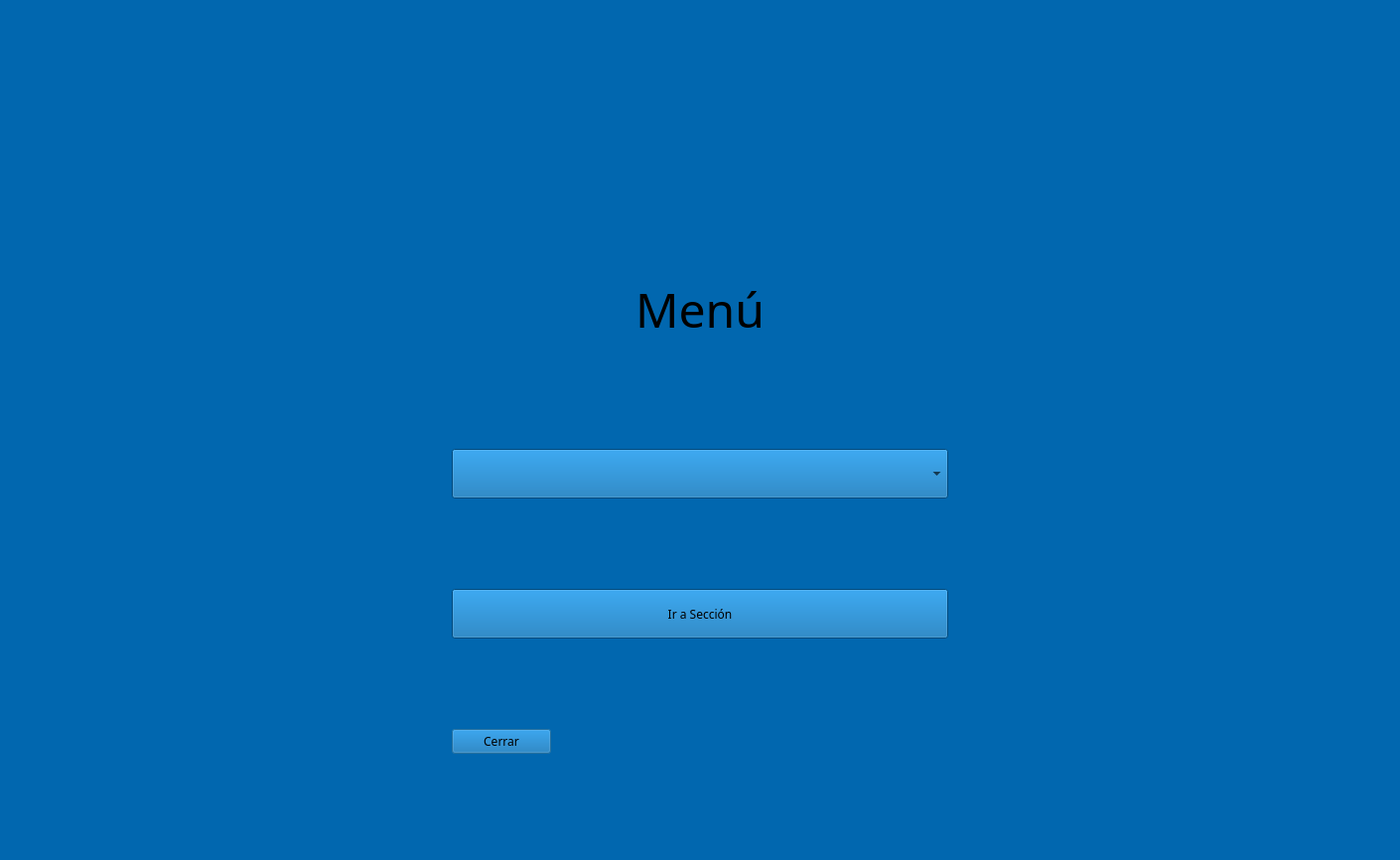
<?xml version="1.0" encoding="UTF-8"?>
<ui version="4.0">
 <class>Dialog</class>
 <widget class="QDialog" name="Dialog">
  <property name="geometry">
   <rect>
    <x>0</x>
    <y>0</y>
    <width>1410</width>
    <height>866</height>
   </rect>
  </property>
  <property name="palette">
   <palette>
    <active>
     <colorrole role="WindowText">
      <brush brushstyle="SolidPattern">
       <color alpha="255">
        <red>0</red>
        <green>0</green>
        <blue>0</blue>
       </color>
      </brush>
     </colorrole>
     <colorrole role="Button">
      <brush brushstyle="SolidPattern">
       <color alpha="255">
        <red>1</red>
        <green>103</green>
        <blue>175</blue>
       </color>
      </brush>
     </colorrole>
     <colorrole role="Light">
      <brush brushstyle="SolidPattern">
       <color alpha="255">
        <red>8</red>
        <green>153</green>
        <blue>255</blue>
       </color>
      </brush>
     </colorrole>
     <colorrole role="Midlight">
      <brush brushstyle="SolidPattern">
       <color alpha="255">
        <red>4</red>
        <green>128</green>
        <blue>215</blue>
       </color>
      </brush>
     </colorrole>
     <colorrole role="Dark">
      <brush brushstyle="SolidPattern">
       <color alpha="255">
        <red>0</red>
        <green>51</green>
        <blue>87</blue>
       </color>
      </brush>
     </colorrole>
     <colorrole role="Mid">
      <brush brushstyle="SolidPattern">
       <color alpha="255">
        <red>0</red>
        <green>68</green>
        <blue>117</blue>
       </color>
      </brush>
     </colorrole>
     <colorrole role="Text">
      <brush brushstyle="SolidPattern">
       <color alpha="255">
        <red>0</red>
        <green>0</green>
        <blue>0</blue>
       </color>
      </brush>
     </colorrole>
     <colorrole role="BrightText">
      <brush brushstyle="SolidPattern">
       <color alpha="255">
        <red>255</red>
        <green>255</green>
        <blue>255</blue>
       </color>
      </brush>
     </colorrole>
     <colorrole role="ButtonText">
      <brush brushstyle="SolidPattern">
       <color alpha="255">
        <red>0</red>
        <green>0</green>
        <blue>0</blue>
       </color>
      </brush>
     </colorrole>
     <colorrole role="Base">
      <brush brushstyle="SolidPattern">
       <color alpha="255">
        <red>255</red>
        <green>255</green>
        <blue>255</blue>
       </color>
      </brush>
     </colorrole>
     <colorrole role="Window">
      <brush brushstyle="SolidPattern">
       <color alpha="255">
        <red>1</red>
        <green>103</green>
        <blue>175</blue>
       </color>
      </brush>
     </colorrole>
     <colorrole role="Shadow">
      <brush brushstyle="SolidPattern">
       <color alpha="255">
        <red>0</red>
        <green>0</green>
        <blue>0</blue>
       </color>
      </brush>
     </colorrole>
     <colorrole role="AlternateBase">
      <brush brushstyle="SolidPattern">
       <color alpha="255">
        <red>128</red>
        <green>179</green>
        <blue>215</blue>
       </color>
      </brush>
     </colorrole>
     <colorrole role="ToolTipBase">
      <brush brushstyle="SolidPattern">
       <color alpha="255">
        <red>255</red>
        <green>255</green>
        <blue>220</blue>
       </color>
      </brush>
     </colorrole>
     <colorrole role="ToolTipText">
      <brush brushstyle="SolidPattern">
       <color alpha="255">
        <red>0</red>
        <green>0</green>
        <blue>0</blue>
       </color>
      </brush>
     </colorrole>
     <colorrole role="PlaceholderText">
      <brush brushstyle="SolidPattern">
       <color alpha="128">
        <red>0</red>
        <green>0</green>
        <blue>0</blue>
       </color>
      </brush>
     </colorrole>
    </active>
    <inactive>
     <colorrole role="WindowText">
      <brush brushstyle="SolidPattern">
       <color alpha="255">
        <red>0</red>
        <green>0</green>
        <blue>0</blue>
       </color>
      </brush>
     </colorrole>
     <colorrole role="Button">
      <brush brushstyle="SolidPattern">
       <color alpha="255">
        <red>1</red>
        <green>103</green>
        <blue>175</blue>
       </color>
      </brush>
     </colorrole>
     <colorrole role="Light">
      <brush brushstyle="SolidPattern">
       <color alpha="255">
        <red>8</red>
        <green>153</green>
        <blue>255</blue>
       </color>
      </brush>
     </colorrole>
     <colorrole role="Midlight">
      <brush brushstyle="SolidPattern">
       <color alpha="255">
        <red>4</red>
        <green>128</green>
        <blue>215</blue>
       </color>
      </brush>
     </colorrole>
     <colorrole role="Dark">
      <brush brushstyle="SolidPattern">
       <color alpha="255">
        <red>0</red>
        <green>51</green>
        <blue>87</blue>
       </color>
      </brush>
     </colorrole>
     <colorrole role="Mid">
      <brush brushstyle="SolidPattern">
       <color alpha="255">
        <red>0</red>
        <green>68</green>
        <blue>117</blue>
       </color>
      </brush>
     </colorrole>
     <colorrole role="Text">
      <brush brushstyle="SolidPattern">
       <color alpha="255">
        <red>0</red>
        <green>0</green>
        <blue>0</blue>
       </color>
      </brush>
     </colorrole>
     <colorrole role="BrightText">
      <brush brushstyle="SolidPattern">
       <color alpha="255">
        <red>255</red>
        <green>255</green>
        <blue>255</blue>
       </color>
      </brush>
     </colorrole>
     <colorrole role="ButtonText">
      <brush brushstyle="SolidPattern">
       <color alpha="255">
        <red>0</red>
        <green>0</green>
        <blue>0</blue>
       </color>
      </brush>
     </colorrole>
     <colorrole role="Base">
      <brush brushstyle="SolidPattern">
       <color alpha="255">
        <red>255</red>
        <green>255</green>
        <blue>255</blue>
       </color>
      </brush>
     </colorrole>
     <colorrole role="Window">
      <brush brushstyle="SolidPattern">
       <color alpha="255">
        <red>1</red>
        <green>103</green>
        <blue>175</blue>
       </color>
      </brush>
     </colorrole>
     <colorrole role="Shadow">
      <brush brushstyle="SolidPattern">
       <color alpha="255">
        <red>0</red>
        <green>0</green>
        <blue>0</blue>
       </color>
      </brush>
     </colorrole>
     <colorrole role="AlternateBase">
      <brush brushstyle="SolidPattern">
       <color alpha="255">
        <red>128</red>
        <green>179</green>
        <blue>215</blue>
       </color>
      </brush>
     </colorrole>
     <colorrole role="ToolTipBase">
      <brush brushstyle="SolidPattern">
       <color alpha="255">
        <red>255</red>
        <green>255</green>
        <blue>220</blue>
       </color>
      </brush>
     </colorrole>
     <colorrole role="ToolTipText">
      <brush brushstyle="SolidPattern">
       <color alpha="255">
        <red>0</red>
        <green>0</green>
        <blue>0</blue>
       </color>
      </brush>
     </colorrole>
     <colorrole role="PlaceholderText">
      <brush brushstyle="SolidPattern">
       <color alpha="128">
        <red>0</red>
        <green>0</green>
        <blue>0</blue>
       </color>
      </brush>
     </colorrole>
    </inactive>
    <disabled>
     <colorrole role="WindowText">
      <brush brushstyle="SolidPattern">
       <color alpha="255">
        <red>0</red>
        <green>51</green>
        <blue>87</blue>
       </color>
      </brush>
     </colorrole>
     <colorrole role="Button">
      <brush brushstyle="SolidPattern">
       <color alpha="255">
        <red>1</red>
        <green>103</green>
        <blue>175</blue>
       </color>
      </brush>
     </colorrole>
     <colorrole role="Light">
      <brush brushstyle="SolidPattern">
       <color alpha="255">
        <red>8</red>
        <green>153</green>
        <blue>255</blue>
       </color>
      </brush>
     </colorrole>
     <colorrole role="Midlight">
      <brush brushstyle="SolidPattern">
       <color alpha="255">
        <red>4</red>
        <green>128</green>
        <blue>215</blue>
       </color>
      </brush>
     </colorrole>
     <colorrole role="Dark">
      <brush brushstyle="SolidPattern">
       <color alpha="255">
        <red>0</red>
        <green>51</green>
        <blue>87</blue>
       </color>
      </brush>
     </colorrole>
     <colorrole role="Mid">
      <brush brushstyle="SolidPattern">
       <color alpha="255">
        <red>0</red>
        <green>68</green>
        <blue>117</blue>
       </color>
      </brush>
     </colorrole>
     <colorrole role="Text">
      <brush brushstyle="SolidPattern">
       <color alpha="255">
        <red>0</red>
        <green>51</green>
        <blue>87</blue>
       </color>
      </brush>
     </colorrole>
     <colorrole role="BrightText">
      <brush brushstyle="SolidPattern">
       <color alpha="255">
        <red>255</red>
        <green>255</green>
        <blue>255</blue>
       </color>
      </brush>
     </colorrole>
     <colorrole role="ButtonText">
      <brush brushstyle="SolidPattern">
       <color alpha="255">
        <red>0</red>
        <green>51</green>
        <blue>87</blue>
       </color>
      </brush>
     </colorrole>
     <colorrole role="Base">
      <brush brushstyle="SolidPattern">
       <color alpha="255">
        <red>1</red>
        <green>103</green>
        <blue>175</blue>
       </color>
      </brush>
     </colorrole>
     <colorrole role="Window">
      <brush brushstyle="SolidPattern">
       <color alpha="255">
        <red>1</red>
        <green>103</green>
        <blue>175</blue>
       </color>
      </brush>
     </colorrole>
     <colorrole role="Shadow">
      <brush brushstyle="SolidPattern">
       <color alpha="255">
        <red>0</red>
        <green>0</green>
        <blue>0</blue>
       </color>
      </brush>
     </colorrole>
     <colorrole role="AlternateBase">
      <brush brushstyle="SolidPattern">
       <color alpha="255">
        <red>1</red>
        <green>103</green>
        <blue>175</blue>
       </color>
      </brush>
     </colorrole>
     <colorrole role="ToolTipBase">
      <brush brushstyle="SolidPattern">
       <color alpha="255">
        <red>255</red>
        <green>255</green>
        <blue>220</blue>
       </color>
      </brush>
     </colorrole>
     <colorrole role="ToolTipText">
      <brush brushstyle="SolidPattern">
       <color alpha="255">
        <red>0</red>
        <green>0</green>
        <blue>0</blue>
       </color>
      </brush>
     </colorrole>
     <colorrole role="PlaceholderText">
      <brush brushstyle="SolidPattern">
       <color alpha="128">
        <red>0</red>
        <green>0</green>
        <blue>0</blue>
       </color>
      </brush>
     </colorrole>
    </disabled>
   </palette>
  </property>
  <property name="font">
   <font>
    <family>MS Reference Specialty</family>
   </font>
  </property>
  <property name="windowTitle">
   <string>Dialog</string>
  </property>
  <layout class="QGridLayout" name="gridLayout">
   <item row="1" column="2" colspan="2">
    <widget class="QWidget" name="widget" native="true">
     <layout class="QGridLayout" name="gridLayout_2">
      <item row="4" column="1">
       <widget class="QPushButton" name="salir_menu">
        <property name="maximumSize">
         <size>
          <width>100</width>
          <height>16777215</height>
         </size>
        </property>
        <property name="font">
         <font>
          <family>Arial Black</family>
         </font>
        </property>
        <property name="text">
         <string>Cerrar</string>
        </property>
       </widget>
      </item>
      <item row="1" column="1">
       <widget class="QLabel" name="label">
        <property name="maximumSize">
         <size>
          <width>16777215</width>
          <height>100</height>
         </size>
        </property>
        <property name="font">
         <font>
          <family>Arial Black</family>
          <pointsize>36</pointsize>
          <weight>50</weight>
          <bold>false</bold>
         </font>
        </property>
        <property name="mouseTracking">
         <bool>false</bool>
        </property>
        <property name="layoutDirection">
         <enum>Qt::LeftToRight</enum>
        </property>
        <property name="text">
         <string>Menú</string>
        </property>
        <property name="alignment">
         <set>Qt::AlignCenter</set>
        </property>
       </widget>
      </item>
      <item row="3" column="1">
       <widget class="QPushButton" name="ir_menu">
        <property name="minimumSize">
         <size>
          <width>0</width>
          <height>50</height>
         </size>
        </property>
        <property name="font">
         <font>
          <family>Arial Black</family>
         </font>
        </property>
        <property name="text">
         <string>Ir a Sección</string>
        </property>
       </widget>
      </item>
      <item row="2" column="1">
       <widget class="QComboBox" name="lista_tablas">
        <property name="sizePolicy">
         <sizepolicy hsizetype="Expanding" vsizetype="Fixed">
          <horstretch>0</horstretch>
          <verstretch>0</verstretch>
         </sizepolicy>
        </property>
        <property name="minimumSize">
         <size>
          <width>0</width>
          <height>50</height>
         </size>
        </property>
        <property name="maximumSize">
         <size>
          <width>500</width>
          <height>16777215</height>
         </size>
        </property>
       </widget>
      </item>
     </layout>
    </widget>
   </item>
   <item row="0" column="3">
    <widget class="QLabel" name="label_3">
     <property name="minimumSize">
      <size>
       <width>150</width>
       <height>150</height>
      </size>
     </property>
     <property name="maximumSize">
      <size>
       <width>150</width>
       <height>150</height>
      </size>
     </property>
     <property name="pixmap">
      <pixmap>LOGO-MCY1.webp</pixmap>
     </property>
     <property name="scaledContents">
      <bool>true</bool>
     </property>
    </widget>
   </item>
  </layout>
 </widget>
 <resources/>
 <connections/>
</ui>
